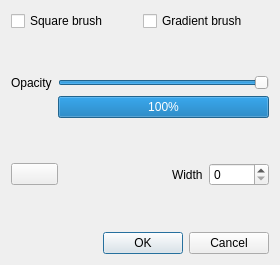
<?xml version="1.0" encoding="UTF-8"?>
<ui version="4.0">
 <class>PenWidthDialog</class>
 <widget class="QDialog" name="PenWidthDialog">
  <property name="geometry">
   <rect>
    <x>0</x>
    <y>0</y>
    <width>280</width>
    <height>265</height>
   </rect>
  </property>
  <property name="windowTitle">
   <string>Brush</string>
  </property>
  <layout class="QGridLayout" name="gridLayout_4">
   <item row="0" column="0" colspan="3">
    <layout class="QGridLayout" name="gridLayout_2">
     <item row="0" column="0">
      <widget class="QCheckBox" name="squareBox">
       <property name="text">
        <string>Square brush</string>
       </property>
      </widget>
     </item>
     <item row="0" column="1">
      <widget class="QCheckBox" name="gradientBox">
       <property name="text">
        <string>Gradient brush</string>
       </property>
      </widget>
     </item>
    </layout>
   </item>
   <item row="1" column="0">
    <spacer name="verticalSpacer">
     <property name="orientation">
      <enum>Qt::Vertical</enum>
     </property>
     <property name="sizeHint" stdset="0">
      <size>
       <width>47</width>
       <height>27</height>
      </size>
     </property>
    </spacer>
   </item>
   <item row="2" column="0" colspan="3">
    <layout class="QGridLayout" name="gridLayout">
     <item row="0" column="0">
      <widget class="QLabel" name="label_2">
       <property name="text">
        <string>Opacity</string>
       </property>
      </widget>
     </item>
     <item row="0" column="1">
      <widget class="QSlider" name="opcitySlider">
       <property name="maximum">
        <number>255</number>
       </property>
       <property name="sliderPosition">
        <number>255</number>
       </property>
       <property name="orientation">
        <enum>Qt::Horizontal</enum>
       </property>
      </widget>
     </item>
     <item row="1" column="1">
      <widget class="QProgressBar" name="progressBar">
       <property name="maximum">
        <number>255</number>
       </property>
       <property name="value">
        <number>255</number>
       </property>
      </widget>
     </item>
    </layout>
   </item>
   <item row="3" column="0">
    <spacer name="verticalSpacer_2">
     <property name="orientation">
      <enum>Qt::Vertical</enum>
     </property>
     <property name="sizeHint" stdset="0">
      <size>
       <width>47</width>
       <height>27</height>
      </size>
     </property>
    </spacer>
   </item>
   <item row="4" column="0">
    <widget class="QPushButton" name="colorButton">
     <property name="styleSheet">
      <string notr="true">image: url(:/icon/icons/041-colors.png);
background-image: url(:/icon/icons/041-colors.png);</string>
     </property>
     <property name="text">
      <string/>
     </property>
     <property name="default">
      <bool>false</bool>
     </property>
     <property name="flat">
      <bool>false</bool>
     </property>
    </widget>
   </item>
   <item row="4" column="1">
    <spacer name="horizontalSpacer">
     <property name="orientation">
      <enum>Qt::Horizontal</enum>
     </property>
     <property name="sizeHint" stdset="0">
      <size>
       <width>174</width>
       <height>27</height>
      </size>
     </property>
    </spacer>
   </item>
   <item row="4" column="2">
    <layout class="QGridLayout" name="gridLayout_3">
     <item row="0" column="1">
      <widget class="QSpinBox" name="spinBox">
       <property name="minimumSize">
        <size>
         <width>60</width>
         <height>0</height>
        </size>
       </property>
      </widget>
     </item>
     <item row="0" column="0">
      <widget class="QLabel" name="label">
       <property name="toolTipDuration">
        <number>0</number>
       </property>
       <property name="layoutDirection">
        <enum>Qt::LeftToRight</enum>
       </property>
       <property name="text">
        <string>Width</string>
       </property>
      </widget>
     </item>
    </layout>
   </item>
   <item row="5" column="1" colspan="2">
    <spacer name="verticalSpacer_3">
     <property name="orientation">
      <enum>Qt::Vertical</enum>
     </property>
     <property name="sizeHint" stdset="0">
      <size>
       <width>163</width>
       <height>35</height>
      </size>
     </property>
    </spacer>
   </item>
   <item row="6" column="1" colspan="2">
    <widget class="QDialogButtonBox" name="buttonBox">
     <property name="contextMenuPolicy">
      <enum>Qt::DefaultContextMenu</enum>
     </property>
     <property name="layoutDirection">
      <enum>Qt::LeftToRight</enum>
     </property>
     <property name="orientation">
      <enum>Qt::Horizontal</enum>
     </property>
     <property name="standardButtons">
      <set>QDialogButtonBox::Cancel|QDialogButtonBox::Ok</set>
     </property>
    </widget>
   </item>
  </layout>
 </widget>
 <resources/>
 <connections>
  <connection>
   <sender>buttonBox</sender>
   <signal>accepted()</signal>
   <receiver>PenWidthDialog</receiver>
   <slot>accept()</slot>
   <hints>
    <hint type="sourcelabel">
     <x>248</x>
     <y>254</y>
    </hint>
    <hint type="destinationlabel">
     <x>157</x>
     <y>274</y>
    </hint>
   </hints>
  </connection>
  <connection>
   <sender>buttonBox</sender>
   <signal>rejected()</signal>
   <receiver>PenWidthDialog</receiver>
   <slot>reject()</slot>
   <hints>
    <hint type="sourcelabel">
     <x>316</x>
     <y>260</y>
    </hint>
    <hint type="destinationlabel">
     <x>286</x>
     <y>274</y>
    </hint>
   </hints>
  </connection>
 </connections>
</ui>
